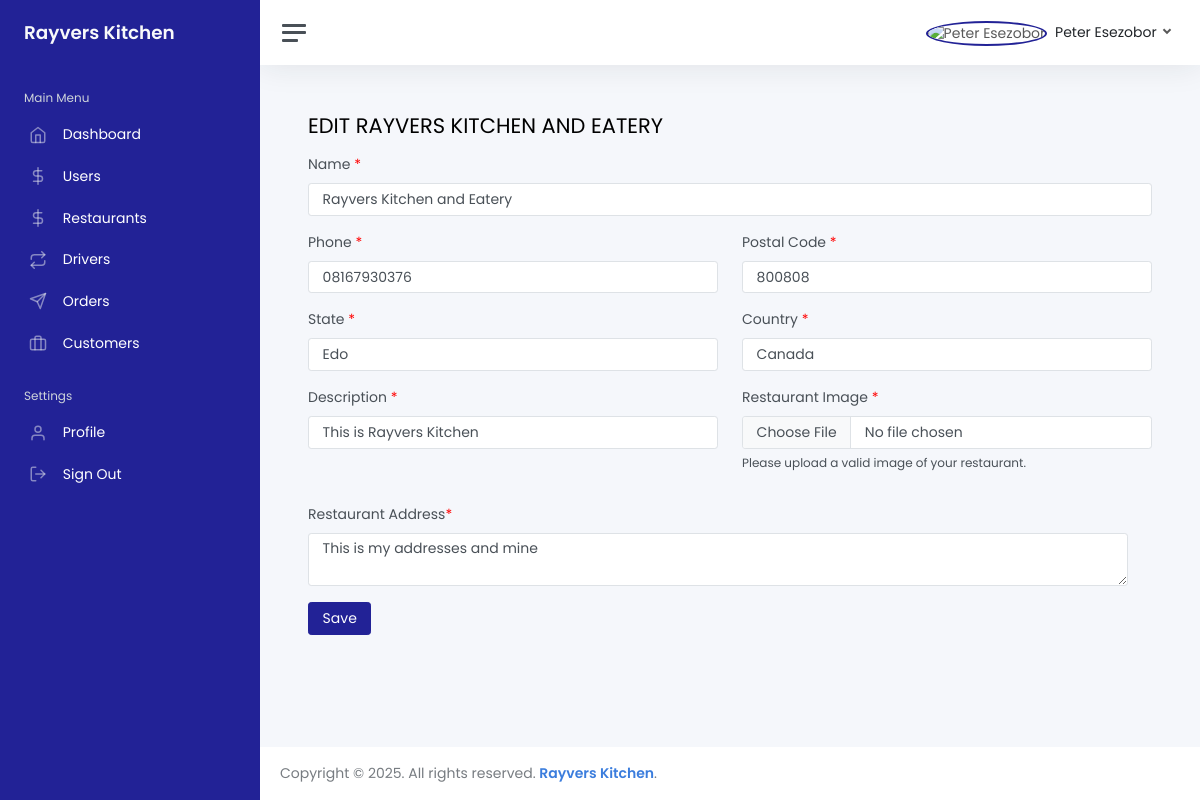
Page /dashboard/restaurants/edit/4/ (signed in) on the committed database.
### authentication/models.py (models this page shows, shortened)
class User(AbstractBaseUser, PermissionsMixin):
    USER_OPTIONS = [
        ("customer", "customer"),
        ("chef", "chef"),
        ("logistics", "logistics")
    ]
    AUTHENTICATION_PROVIDERS = [
        ("email", "email"),
        ("google", "google"),
        ("facebook", "facebook"),
        ("twitter", "twitter"),
    ]
    email = models.EmailField(_("email address"), unique=True)
    username = models.CharField(_("username"), max_length=20, blank=True, null=False)
    role = models.CharField(choices=USER_OPTIONS, max_length=10, default="customer", verbose_name="Who Am I?")
    provider = models.CharField(choices=AUTHENTICATION_PROVIDERS, default="email", max_length=10)
    is_staff = models.BooleanField(default=False)
    is_active = models.BooleanField(default=True)
    date_joined = models.DateTimeField(default=timezone.now)
    code = models.IntegerField(blank=True, null=True)
    is_verified = models.BooleanField(default=False)
    current_location_latitude = models.DecimalField(max_digits=10, decimal_places=10, null=True, blank=True)
    current_location_longitude = models.DecimalField(max_digits=10, decimal_places=10, null=True, blank=True)
    groups = models.ManyToManyField('auth.Group', blank=True, related_name='custom_users+')
    user_permissions = models.ManyToManyField('auth.Permission', blank=True, related_name='custom_users+')
    USERNAME_FIELD = "email"
    REQUIRED_FIELDS = []
    objects = CustomUserManager()
    class Meta:
        verbose_name_plural = "Users"
        verbose_name = "User"

class UserProfile(models.Model):
    user = models.OneToOneField(User, related_name="profile", on_delete=models.CASCADE, blank=True, null=True)
    name = models.CharField(max_length=30, blank=True, null=True)
    date_of_birth = models.DateField(null=True, blank=True)
    image_url = models.CharField(max_length=1000, blank=True, null=False)
    phone_number = models.CharField(max_length=30, blank=True, null=True)
    bio = models.TextField(blank=True, null=True)
    country = models.CharField(max_length=200, blank=True, null=True)
    state = models.CharField(max_length=200, blank=True, null=True)
    postal_code = models.CharField(max_length=200, blank=True, null=True)
    @property
    def get_image_url(self):
        if self.image_url:
            return self.image_url
        else:
            return 'https://res.cloudinary.com/daf9tr3lf/image/upload/v1737424631/undraw_profile_male_oovdba_achwuh.png'

### app/models.py (models this page shows, shortened)
class Restaurant(models.Model):
    user = models.ForeignKey(User, on_delete=models.CASCADE)
    kitchen_id = models.CharField(_("Kitchen id"), max_length=20, blank=True, null=False)
    image_url = models.CharField(max_length=2000, blank=True, null=True)
    name = models.CharField(max_length=255)
    description = models.TextField()
    address = models.TextField(blank=True)
    balance = models.DecimalField(default=0.0, max_digits=100, decimal_places=2)
    @property
    def _dishes(self):
        dishes = self.dishes.all().order_by("-pk")
        all_dishes = [{
            "id": dish.id,
            "name": dish.name,
            "ratings": dish.ratings,
            "description": dish.description,
            "delivery_options": dish.delivery_options,
            "time_duration": dish.time_duration,
            "get_category": dish.get_category,
            "price": dish.price,
            "_ingredients": dish._ingredients,
            "get_category": dish.get_category,
            "favourite": [fav.id for fav in dish.favourite.all()],
            "get_images": dish.get_all_image_urls_added_from_frontend,
        } for dish in dishes]
        return all_dishes
    class Meta:
        verbose_name_plural = "Restaurants"
        verbose_name = "Restaurant"

### dashboard/views.py (the view)
# urls.py: path("restaurants/edit/<int:pk>/", views.restaurant_edit, name="restaurant_edit"),
def restaurant_edit(request, pk):
    try:
        restaurant = Restaurant.objects.get(id=pk)
        dishes_count = len(restaurant._dishes)
    except Restaurant.DoesNotExist:
        raise Http404
    restaurant_users = User.objects.filter(role="chef")
    return render(request, 'dashboard/restaurant_edit.html', {
        "restaurant": restaurant,
        "dishes_count": dishes_count,
        "restaurant_users": restaurant_users,
    })

### app/models.py (called while the page is built)
    @property
    def ratings(self):
        all_ratings = self.dishes_rated.all()
        min_ratings_required = 1  # Minimum number of ratings required
        if len(all_ratings) >= min_ratings_required:
            total_ratings = sum(rating.number for rating in all_ratings)
            average_rating = total_ratings / len(all_ratings)
            return round(average_rating, 1)
        return 0

    @property
    def _ingredients(self):
        all_ingredients = [ing.name for ing in self.ingredients.all()]
        return all_ingredients

    @property
    def get_all_image_urls_added_from_frontend(self):
        images = self.image_urls.all()
        new_list = list(map(lambda x: {"url": x.url}, images))
        return new_list

    @property
    def get_category(self):
        return {
            "id": self.id,
            "name": self.category.name,
            "image": self.category.image_url
        }

### templates/dashboard/restaurant_edit.html (shortened to what this page needs)
{% extends 'dashboard_base.html' %}
{% load static %}
{% load humanize %}
{% block content %}
<main class="content">
    <div class="container-fluid p-0">
        <h1 class="h3 mb-3">EDIT {{restaurant.name|upper}}</h1>
        <form id="editRestaurantForm" method="POST">
            <div class="staticFields">
                <div class="row">
                    <div class="col-12 mb-3">
                        <label for="name" class="form-label">Name <span class="asterisks">*</span></label>
                        <input type="text" value="{{restaurant.name}}" class="form-control" id="name" name="name"
                            required>
                    </div>
                </div>
                <div class="row">
                    <div class="col-sm-6 mb-3">
                        <label for="phone_number" class="form-label">Phone <span class="asterisks">*</span></label>
                        <input type="text" value="{{restaurant.user.profile.phone_number}}" class="form-control"
                            id="phone_number" name="phone_number" required>
                    </div>
                    <div class="col-sm-6 mb-3">
                        <label for="postal_code" class="form-label">Postal Code <span class="asterisks">*</span></label>
                        <input type="text" value="{{restaurant.user.profile.postal_code}}" class="form-control"
                            id="postal_code" name="postal_code" required>
                    </div>
                </div>
                <div class="row">
                    <div class="col-sm-6 mb-3">
                        <label for="state" class="form-label">State <span class="asterisks">*</span></label>
                        <input type="text" value="{{restaurant.user.profile.state}}" class="form-control" id="state"
                            name="state" required>
                    </div>
                    <div class="col-sm-6 mb-3">
                        <label for="country" class="form-label">Country <span class="asterisks">*</span></label>
                        <input type="text" value="{{restaurant.user.profile.country}}" class="form-control" id="country"
                            name="country" required>
                    </div>
                </div>
                <div class="row">
                    <div class="col-sm-6 mb-3">
                        <label for="description" class="form-label">Description <span class="asterisks">*</span></label>
                        <input type="text" value="{{restaurant.description}}" class="form-control" id="description"
                            name="description" required>
                    </div>
                    <div class="col-sm-6 mb-3 ">
                        <label for="restaurant_image" class="form-label">Restaurant Image <span
                                class="asterisks">*</span></label>
                        <input type="file" id="restaurant_image" name="restaurant_image" class="form-control">
                        <p style="font-size: 12px; margin-top: 5px;">
                            Please upload a valid image of your restaurant.
                        </p>
                    </div>
                </div>
                <div class="row">
                    <div class="row">
                        <div class="mb-3 col-12">
                            <label for="restaurant_address" class="form-label">Restaurant Address<span
                                    class="asterisks">*</span></label>
                            <textarea id="restaurant_address" name="restaurant_address" class="form-control"
                                required>{{restaurant.address}}</textarea>
                        </div>
                    </div>
                </div>
                <button type="submit" class="btn btn-primary">Save</button>
        </form>
    </div>
</main>
{% endblock %}

### templates/dashboard/_components/navbar.html (shortened to what this page needs)
{% load static %}
<nav class="navbar navbar-expand navbar-light navbar-bg">
    <a class="sidebar-toggle js-sidebar-toggle">
        <i class="hamburger align-self-center"></i>
    </a>
    <div class="navbar-collapse collapse">
        <ul class="navbar-nav navbar-align">
            <li class="nav-item dropdown d-flex align-items-center">
                <a class="nav-link dropdown-toggle d-sm-inline-block" href="#" data-bs-toggle="dropdown">
                    <img src="{{user.profile.get_image_url}}" id="profileImageNav"
                        style="border-radius: 50%; border: 2px solid #222296; object-fit: cover;" class="avatar me-1"
                        alt="{{user.profile.name}}" />
                    <span class="text-dark d-none d-sm-inline">
                        {{user.profile.name}}
                    </span>
                </a>
            </li>
        </ul>
    </div>
</nav>

### templates/dashboard/restaurant_edit.html (style rules this page uses)
.asterisks { color: red; }

### templates/dashboard_base.html (style rules this page uses)
body { font-family: "Poppins", serif !important; }
.btn-primary { background-color: rgb(34, 34, 150) !important; border: 1px solid rgb(34, 34, 150) !important; color: white !important; }

### rows in the picture
User: profile.name "Peter Esezobor"
Restaurant: name "RAYVERS KITCHEN AND EATERY", name "Rayvers Kitchen and Eatery", phone_number "08167930376", postal_code "800808", state "Edo", country "Canada", description "This is Rayvers Kitchen", restaurant_address "This is my addresses and mine"
